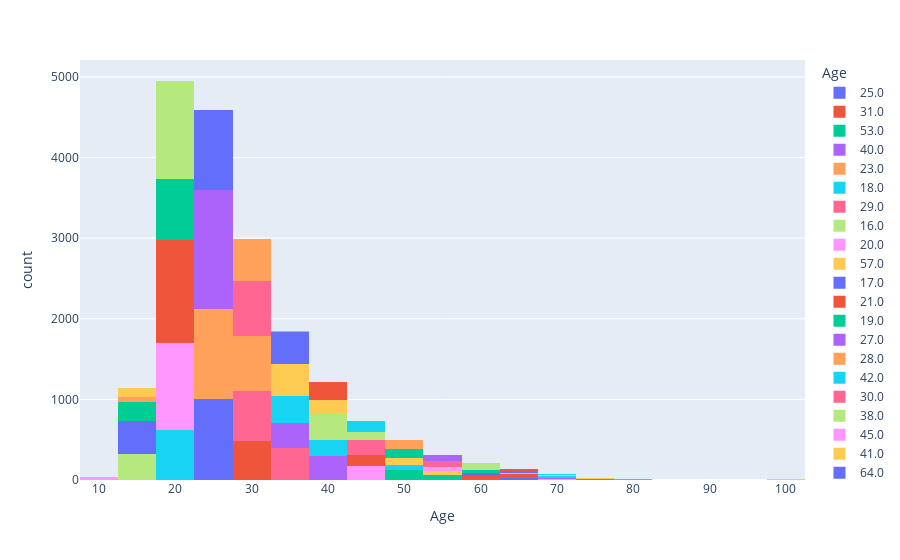

Notebook source saved alongside this figure:
### Code cell
fig = px.histogram(net_age, x="Age",color="Age", nbins=20)
fig.show()
